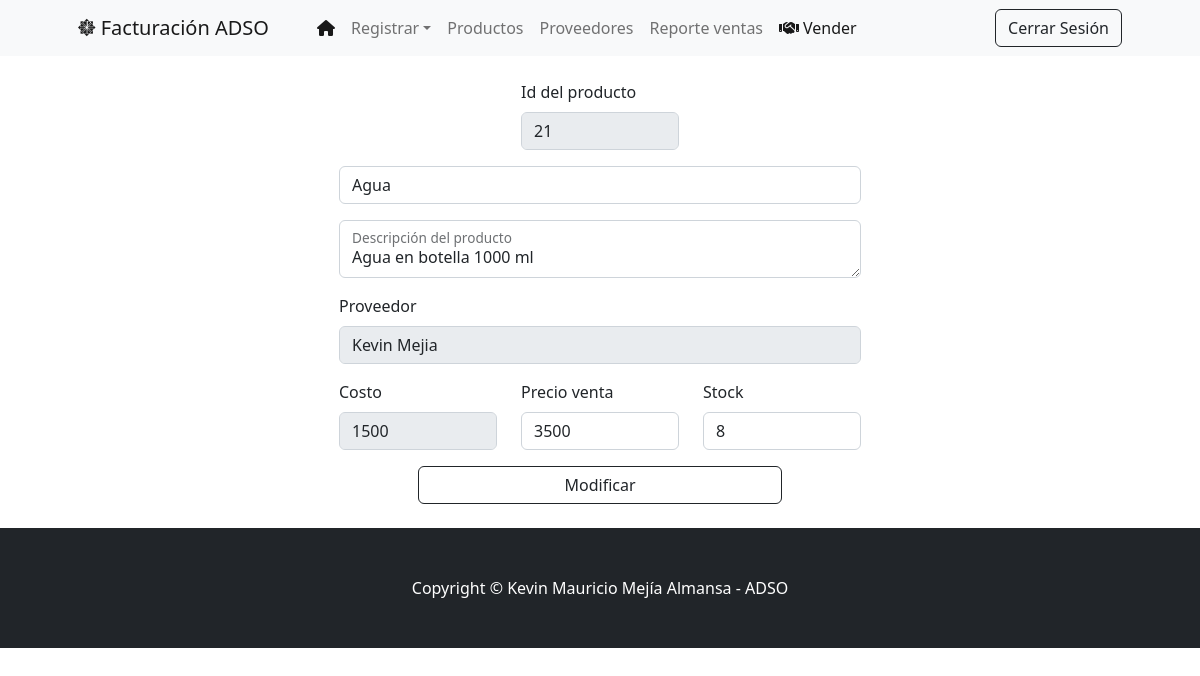
The page /modificar.php?id=21 on the database its author committed.
### tables this page shows
CREATE TABLE `producto` (
  `id_producto` int(10) UNSIGNED NOT NULL,
  `nombre` varchar(80) DEFAULT NULL,
  `id_proveedor` int(10) UNSIGNED DEFAULT NULL,
  `descripcion` varchar(255) DEFAULT NULL,
  `costo` float DEFAULT NULL,
  `precio` float DEFAULT NULL,
  `stock` int(11) DEFAULT NULL,
  `estado` tinyint(1) NOT NULL DEFAULT 1
);

CREATE TABLE `proveedor` (
  `id_proveedor` int(10) UNSIGNED NOT NULL,
  `nit` varchar(10) DEFAULT NULL,
  `nombre` varchar(80) DEFAULT NULL,
  `ubicacion` varchar(100) DEFAULT NULL,
  `telefono` char(10) DEFAULT NULL,
  `estado` tinyint(1) NOT NULL DEFAULT 1
);

### modificar.php (the view, shortened to what this page needs)
<?php include("conexion.php"); ?>
<?php include("includes/header.php"); ?>
<?php
if(isset($_GET['id'])) {
    $id = $_GET['id'];
    $consulta = $conexion->query(
        "SELECT producto.*, proveedor.nombre AS nombre_proveedor FROM producto
        JOIN proveedor ON producto.id_proveedor = proveedor.id_proveedor
        WHERE producto.id_producto = $id;"
    );
    if($consulta->num_rows > 0) {
        while($row = $consulta->fetch_assoc()) {
            $nombre = $row['nombre'];
            $descripcion = $row['descripcion'];
            $nombre_proveedor = $row['nombre_proveedor'];
            $costo = $row['costo'];
            $precio = $row['precio'];
            $stock = $row['stock'];
        }
    }
}
?>
<div class="container">
    <div class="row p-4">
        <div class="col-6 mx-auto">
            <form action="" method="POST">
                <div class="row d-flex justify-content-center">
                    <div class="mb-3 col-4">
                        <label class="form-label" for="inputid">Id del producto</label>
                        <input type="number" class="form-control" id="inputid" value="<?php echo $id; ?>" name="id_producto" disabled>
                    </div>
                </div>
                <div class="mb-3">
                    <input type="text" class="form-control" id="inputnombre" value="<?php echo $nombre; ?>" name="nombre_producto" required>
                </div>
                <div class="form-floating mb-3">
                    <textarea class="form-control" placeholder="Leave a comment here" id="floatingTextarea" value="<?php echo $descripcion; ?>" name="descripcion_producto"><?php echo $descripcion; ?></textarea>
                    <label for="floatingTextarea">Descripción del producto</label>
                </div>
                <div class="mb-3">
                    <label for="inputproveedor" class="form-label">Proveedor</label>
                    <input type="text" class="form-control" id="inputproveedor" value="<?php echo $nombre_proveedor; ?>" name="proveedor_producto" disabled>
                </div>
                <div class="row">
                    <div class="mb-3 col-4">
                        <label for="inputcosto" class="form-label">Costo</label>
                        <input type="number" class="form-control" id="inputcosto" value="<?php echo $costo; ?>" name="costo_producto" step="any" disabled>
                    </div>
                    <div class="mb-3 col-4">
                        <label for="inputprecio" class="form-label">Precio venta</label>
                        <input type="number" class="form-control" id="inputprecio" value="<?php echo $precio; ?>" name="precio_producto" step="any">
                    </div>
                    <div class="mb-3 col-4">
                        <label for="inputstock" class="form-label">Stock</label>
                        <input type="number" class="form-control" id="inputstock" value="<?php echo $stock; ?>" name="stock_producto">
                    </div>
                </div>
                <div class="row d-flex justify-content-center">
                    <button type="submit" class="btn btn-outline-dark d-flex justify-content-center col-8" name="modificar_producto">Modificar</button>
                </div>
            </form>
        </div>
    </div>
</div>
<?php include("includes/footer.php"); ?>

### rows shown on the page
producto: nombre_producto "Agua", descripcion_producto "Agua en botella 1000 ml", proveedor_producto "Kevin Mejia", costo_producto "1500", precio_producto "3500", stock_producto "8"
